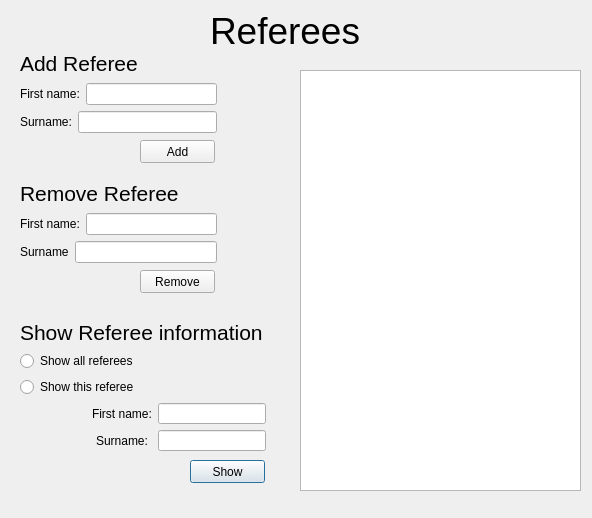
<?xml version="1.0" encoding="UTF-8"?>
<ui version="4.0">
 <class>RefereeWindow</class>
 <widget class="QDialog" name="RefereeWindow">
  <property name="geometry">
   <rect>
    <x>0</x>
    <y>0</y>
    <width>592</width>
    <height>518</height>
   </rect>
  </property>
  <property name="windowTitle">
   <string>Dialog</string>
  </property>
  <widget class="QTextEdit" name="textEdit">
   <property name="geometry">
    <rect>
     <x>300</x>
     <y>70</y>
     <width>281</width>
     <height>421</height>
    </rect>
   </property>
  </widget>
  <widget class="QLabel" name="label">
   <property name="geometry">
    <rect>
     <x>210</x>
     <y>10</y>
     <width>151</width>
     <height>41</height>
    </rect>
   </property>
   <property name="font">
    <font>
     <pointsize>28</pointsize>
    </font>
   </property>
   <property name="text">
    <string>Referees</string>
   </property>
  </widget>
  <widget class="QPushButton" name="Show">
   <property name="geometry">
    <rect>
     <x>190</x>
     <y>460</y>
     <width>75</width>
     <height>23</height>
    </rect>
   </property>
   <property name="text">
    <string>Show</string>
   </property>
  </widget>
  <widget class="QPushButton" name="Add">
   <property name="geometry">
    <rect>
     <x>140</x>
     <y>140</y>
     <width>75</width>
     <height>23</height>
    </rect>
   </property>
   <property name="text">
    <string>Add</string>
   </property>
  </widget>
  <widget class="QPushButton" name="Remove">
   <property name="geometry">
    <rect>
     <x>140</x>
     <y>270</y>
     <width>75</width>
     <height>23</height>
    </rect>
   </property>
   <property name="text">
    <string>Remove</string>
   </property>
  </widget>
  <widget class="QWidget" name="">
   <property name="geometry">
    <rect>
     <x>20</x>
     <y>50</y>
     <width>197</width>
     <height>83</height>
    </rect>
   </property>
   <layout class="QVBoxLayout" name="verticalLayout">
    <item>
     <widget class="QLabel" name="label_4">
      <property name="font">
       <font>
        <pointsize>16</pointsize>
       </font>
      </property>
      <property name="text">
       <string>Add Referee</string>
      </property>
     </widget>
    </item>
    <item>
     <layout class="QHBoxLayout" name="horizontalLayout_2">
      <item>
       <widget class="QLabel" name="label_add_firstName">
        <property name="text">
         <string>First name:</string>
        </property>
       </widget>
      </item>
      <item>
       <widget class="QLineEdit" name="lineEdit_add_firstName"/>
      </item>
     </layout>
    </item>
    <item>
     <layout class="QHBoxLayout" name="horizontalLayout">
      <item>
       <widget class="QLabel" name="label_add_surName">
        <property name="text">
         <string>Surname:</string>
        </property>
       </widget>
      </item>
      <item>
       <widget class="QLineEdit" name="lineEdit_add_surName"/>
      </item>
     </layout>
    </item>
   </layout>
  </widget>
  <widget class="QWidget" name="">
   <property name="geometry">
    <rect>
     <x>20</x>
     <y>180</y>
     <width>197</width>
     <height>83</height>
    </rect>
   </property>
   <layout class="QVBoxLayout" name="verticalLayout_2">
    <item>
     <widget class="QLabel" name="label_2">
      <property name="font">
       <font>
        <pointsize>16</pointsize>
       </font>
      </property>
      <property name="text">
       <string>Remove Referee</string>
      </property>
     </widget>
    </item>
    <item>
     <layout class="QHBoxLayout" name="horizontalLayout_4">
      <item>
       <widget class="QLabel" name="label_3">
        <property name="text">
         <string>First name:</string>
        </property>
       </widget>
      </item>
      <item>
       <widget class="QLineEdit" name="lineEdit_remove_firstName"/>
      </item>
     </layout>
    </item>
    <item>
     <layout class="QHBoxLayout" name="horizontalLayout_3">
      <item>
       <widget class="QLabel" name="label_5">
        <property name="text">
         <string>Surname</string>
        </property>
       </widget>
      </item>
      <item>
       <widget class="QLineEdit" name="lineEdit_remove_surName"/>
      </item>
     </layout>
    </item>
   </layout>
  </widget>
  <widget class="QWidget" name="">
   <property name="geometry">
    <rect>
     <x>20</x>
     <y>320</y>
     <width>246</width>
     <height>131</height>
    </rect>
   </property>
   <layout class="QVBoxLayout" name="verticalLayout_4">
    <item>
     <widget class="QLabel" name="label_6">
      <property name="font">
       <font>
        <pointsize>16</pointsize>
       </font>
      </property>
      <property name="text">
       <string>Show Referee information</string>
      </property>
     </widget>
    </item>
    <item>
     <layout class="QVBoxLayout" name="verticalLayout_3">
      <item>
       <widget class="QRadioButton" name="radioButton_showAll">
        <property name="text">
         <string>Show all referees</string>
        </property>
       </widget>
      </item>
      <item>
       <widget class="QRadioButton" name="radioButton_showOne">
        <property name="text">
         <string>Show this referee</string>
        </property>
       </widget>
      </item>
      <item>
       <layout class="QHBoxLayout" name="horizontalLayout_6">
        <item>
         <spacer name="horizontalSpacer">
          <property name="orientation">
           <enum>Qt::Horizontal</enum>
          </property>
          <property name="sizeHint" stdset="0">
           <size>
            <width>40</width>
            <height>20</height>
           </size>
          </property>
         </spacer>
        </item>
        <item>
         <widget class="QLabel" name="label_7">
          <property name="text">
           <string>First name:</string>
          </property>
         </widget>
        </item>
        <item>
         <widget class="QLineEdit" name="lineEdit_show_firstName"/>
        </item>
       </layout>
      </item>
      <item>
       <layout class="QHBoxLayout" name="horizontalLayout_5">
        <item>
         <spacer name="horizontalSpacer_2">
          <property name="orientation">
           <enum>Qt::Horizontal</enum>
          </property>
          <property name="sizeHint" stdset="0">
           <size>
            <width>40</width>
            <height>20</height>
           </size>
          </property>
         </spacer>
        </item>
        <item>
         <widget class="QLabel" name="label_8">
          <property name="text">
           <string>Surname: </string>
          </property>
         </widget>
        </item>
        <item>
         <widget class="QLineEdit" name="lineEdit_show_surName"/>
        </item>
       </layout>
      </item>
     </layout>
    </item>
   </layout>
  </widget>
 </widget>
 <resources/>
 <connections/>
</ui>
